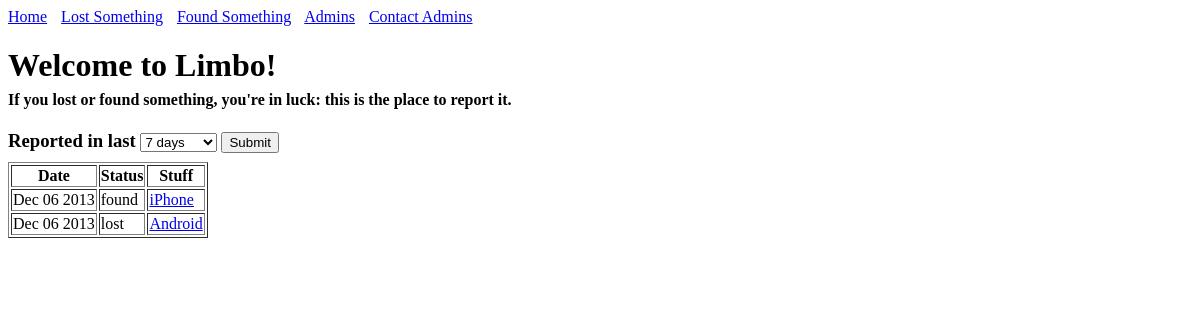
The app's page /limbo.php, older data.
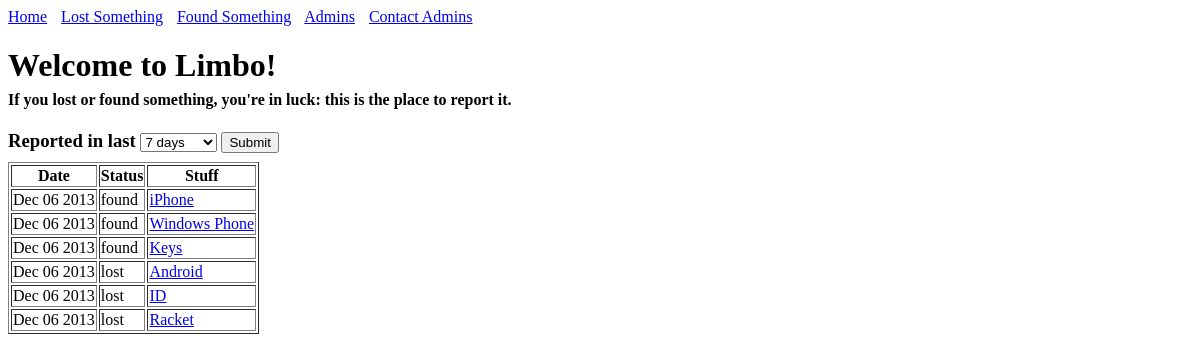
The same page, newer data.
### tables this page shows
CREATE TABLE IF NOT EXISTS stuff(
	id INT AUTO_INCREMENT,
	location_id INT,
	name TEXT NOT NULL,
	description TEXT NOT NULL,
	create_date DATETIME NOT NULL,
	update_date TIMESTAMP NOT NULL,
	room TEXT,
	owner TEXT,
	email TEXT,
	phone TEXT,
	finder TEXT,
	status SET('found', 'lost', 'claimed') NOT NULL,
	PRIMARY KEY(id),
	FOREIGN KEY(location_id)
		REFERENCES locations(id)
);

### includes/helpers.php (the view, shortened to what this page needs)
<?php
function show_stuff($dbc) {
	$query = 'SELECT create_date, status, name FROM stuff ORDER BY create_date DESC' ;
	$results = mysqli_query($dbc, $query) ;
	if( $results ){
		echo '<TABLE BORDER = 1>';
		echo '<TR>';
		echo '<TH>Date</TH>';
		echo '<TH>Status</TH>';
		echo '<TH>Stuff</TH>';
		echo '</TR>';
		$week = mktime(0, 0, 0, date("m"), date("d")-7, date("Y"));
		$targetTime = $week;
		while ( $row = mysqli_fetch_array( $results , MYSQLI_ASSOC ) ){
			$itemTime = strtotime($row['create_date']);
			if($itemTime >= $targetTime){
				$alink = '<A HREF=iteminfo.php?itemname=' . $row['name'] . '>' . $row['name'] . '</A>' ;
				echo '<TR>' ;
				echo '<TD>' . date("M d Y", strtotime($row['create_date'])) . '</TD>' ;
				echo '<TD>' . $row['status'] . '</TD>' ;
				echo '<TD ALIGN=left>' . $alink . '</TD>' ;
				echo '</TR>' ;
			}
		}
		echo '</TABLE>';
	}
	else {
		echo '<p>' . mysqli_error( $dbc ) . '</p>'  ;
	}
}
?>

### limbo.php (shortened to what this page needs)
<!DOCTYPE html>
<html>
<head>
</head>
<body>
<a href='./limbo.php' style='margin-right:10px'>Home</a>
<a href='./lost.php' style='margin-right:10px'>Lost Something</a>
<a href='./found.php' style='margin-right:10px'>Found Something</a>
<a href='./admin.php' style='margin-right:10px'>Admins</a>
<a href='./contactAdmin.php'>Contact Admins</a>
<h1>Welcome to Limbo!</h1>
<h4 style='margin-top:-15px'>If you lost or found something, you're in luck: this is the place to report it.</h4>
<h3 style='display:inline'>Reported in last </h3>
<form action="limbo.php" method="POST" style='display:inline'>
<select id="timeFilter" name="timeFilter" style='margin-bottom:10px'>
	<option value='0' selected="selected">7 days</option>
</select>
<p style='display:inline'><input type="submit"></p>
<form>
<?php
require( 'includes/helpers.php' ) ;
$dbc = init('limbo_db');
show_stuff($dbc) ;
?>
</body>
</html>

Row changes from the older to the newer data that the page shows:
now on this page (row edited): stuff: create_date "Dec 06 2013", status "found", name "Windows Phone"
now on this page (row edited): stuff: create_date "Dec 06 2013", status "found", name "Keys"
added stuff: create_date "Dec 06 2013", status "lost", name "ID"
added stuff: create_date "Dec 06 2013", status "lost", name "Racket"
